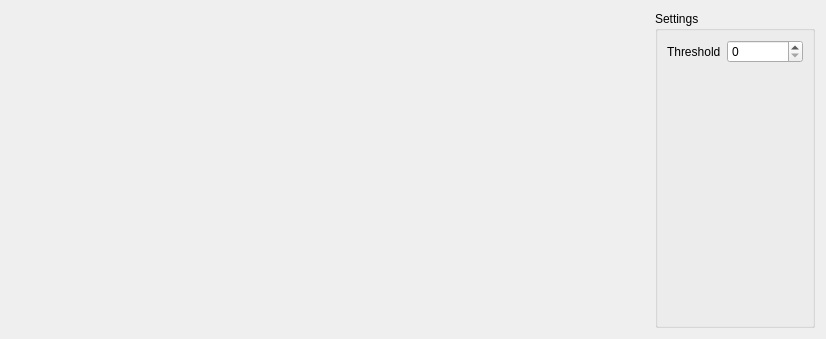
<?xml version="1.0" encoding="UTF-8"?>
<ui version="4.0">
 <class>DecompositionItem</class>
 <widget class="QWidget" name="DecompositionItem">
  <property name="geometry">
   <rect>
    <x>0</x>
    <y>0</y>
    <width>826</width>
    <height>339</height>
   </rect>
  </property>
  <property name="minimumSize">
   <size>
    <width>800</width>
    <height>339</height>
   </size>
  </property>
  <property name="windowTitle">
   <string>Form</string>
  </property>
  <layout class="QHBoxLayout" name="horizontalLayout" stretch="4,1">
   <item>
    <widget class="QCustomPlot" name="wPlot" native="true"/>
   </item>
   <item>
    <widget class="QGroupBox" name="groupBox">
     <property name="title">
      <string>Settings</string>
     </property>
     <layout class="QFormLayout" name="formLayout">
      <item row="0" column="0">
       <widget class="QLabel" name="label">
        <property name="text">
         <string>Threshold</string>
        </property>
       </widget>
      </item>
      <item row="0" column="1">
       <widget class="QSpinBox" name="sbThreshold"/>
      </item>
     </layout>
    </widget>
   </item>
  </layout>
 </widget>
 <customwidgets>
  <customwidget>
   <class>QCustomPlot</class>
   <extends>QWidget</extends>
   <header>qcustomplot/qcustomplot.h</header>
   <container>1</container>
  </customwidget>
 </customwidgets>
 <resources/>
 <connections/>
</ui>
